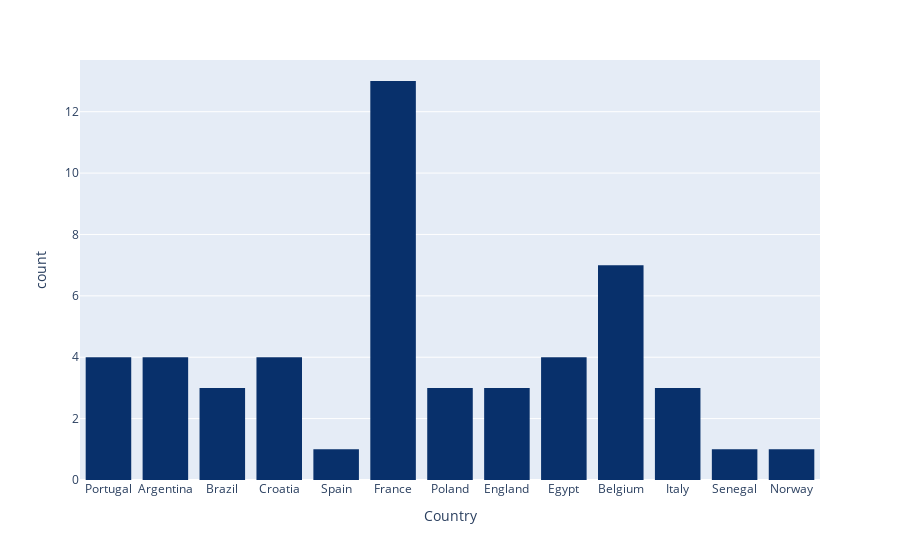

This figure's notebook cell:
### Markdown cell above
In the following histogram there is the distribution of last 5 years top 10 players' nationalities. Most of countries that appear are from Europe, except some exceptions from South America and some cases from Africa. Only 3 continents are represented.

### Code cell
fig = px.histogram(last_5_years_with_gk, x="nationality_name", nbins=1000, labels={"nationality_name": "Country"},color_discrete_sequence= px.colors.sequential.Blues_r)
fig.show()

### Figure 1 — Plotly figure (JSON) as saved in the notebook; plotly's stock layout.template omitted (floating-point values rounded to 4 significant figures)
{"data": [{"alignmentgroup": "True", "bingroup": "x", "hovertemplate": "Country=%{x}<br>count=%{y}<extra></extra>", "legendgroup": "", "marker": {"color": "rgb(8,48,107)", "pattern": {"shape": ""}}, "name": "", "nbinsx": 1000, "offsetgroup": "", "orientation": "v", "showlegend": false, "type": "histogram", "x": ["Portugal", "Argentina", "Brazil", "Croatia", "Spain", "France", "France", "Poland", "England", "Croatia", "Portugal", "France", "France", "Argentina", "Egypt", "France", "Belgium", "Belgium", "England", "Croatia", "Portugal", "France", "France", "Argentina", "Egypt", "France", "Belgium", "Belgium", "England", "Argentina", "Poland", "Italy", "France", "France", "Portugal", "Egypt", "Belgium", "France", "France", "Senegal", "Belgium", "Poland", "Egypt", "France", "Brazil", "Croatia", "Norway", "Italy", "Brazil", "Italy", "Belgium"], "xaxis": "x", "yaxis": "y"}], "layout": {"barmode": "relative", "legend": {"tracegroupgap": 0}, "margin": {"t": 60}, "xaxis": {"anchor": "y", "domain": [0, 1], "title": {"text": "Country"}}, "yaxis": {"anchor": "x", "domain": [0, 1], "title": {"text": "count"}}}}
